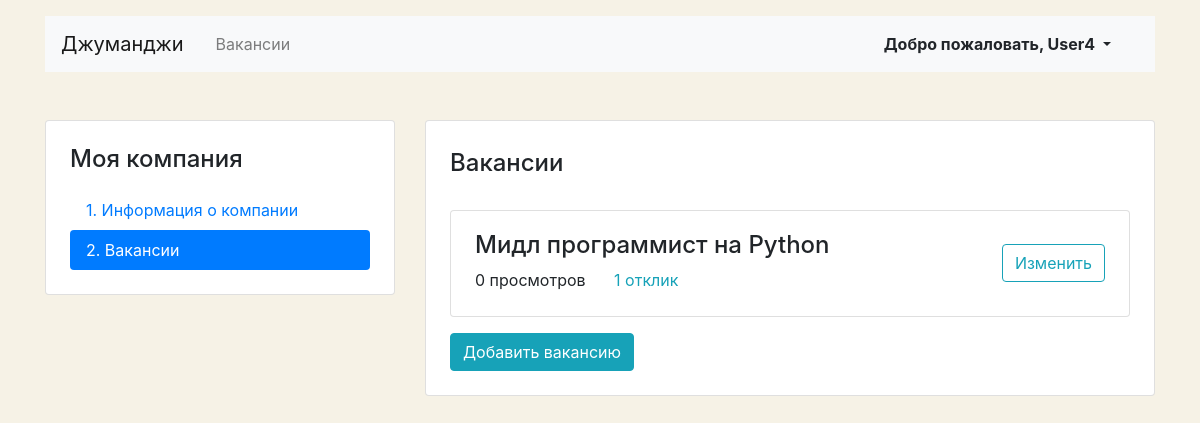
Page /mycompany/vacancies/ (signed in) on the earlier database version.
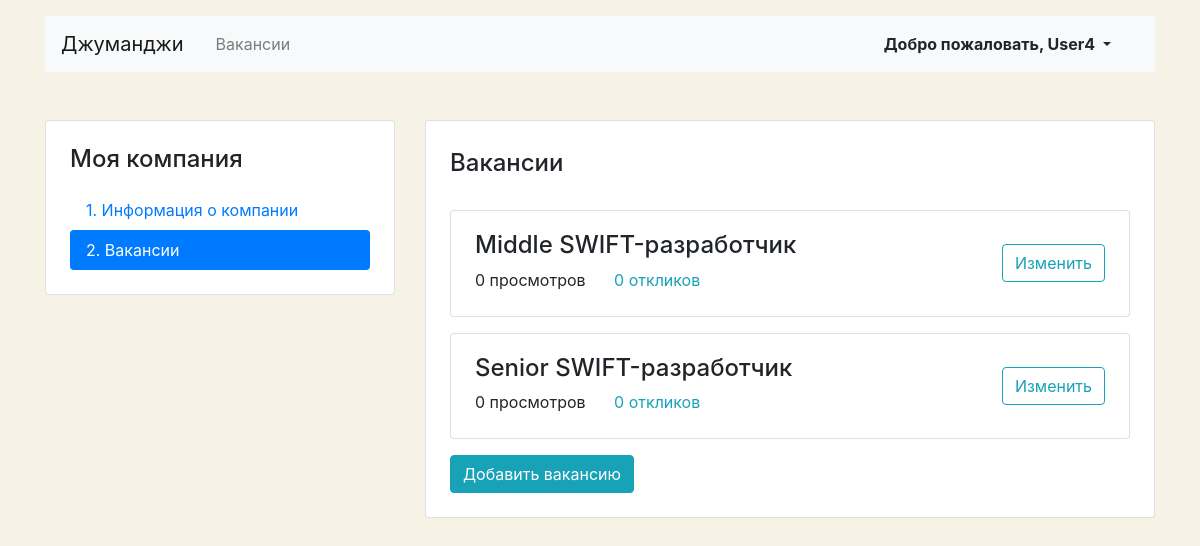
Same page on the later database version.
### vacancies/models.py (models this page shows, shortened)
class Vacancy(models.Model):
    title = models.CharField(max_length=100, verbose_name="Название")
    specialty = models.ForeignKey(Specialty, on_delete=models.PROTECT, verbose_name="Специальность",
                                  related_name="vacancies")
    company = models.ForeignKey(Company, on_delete=models.CASCADE, verbose_name="Компания", related_name="vacancies")
    skills = models.CharField(max_length=250, verbose_name="Требования")
    text = models.TextField(max_length=1000, verbose_name="Описание")
    salary_min = models.PositiveIntegerField(verbose_name="Зарплата от...")
    salary_max = models.PositiveIntegerField(verbose_name="Зарплата до...")
    published_at = models.DateField(auto_now_add=True, verbose_name="Дата публикации")
    views = models.IntegerField(default=0, verbose_name="Кол-во просмотров")
    class Meta:
        verbose_name = "Вакансия"
        verbose_name_plural = "Вакансии"
        ordering = ["-published_at"]

### vacancies/views.py (the view)
# urls.py: path("mycompany/vacancies/", views.MyVacanciesList.as_view(), name="my_vacancies"),
class MyVacanciesList(IfNoCompanyYet, ListView):
    template_name = "vacancies/my_vacancies_list.html"
    def get_queryset(self):
        return Vacancy.objects.filter(company=self.request.user.company).annotate(cnt=Count("applications"))

### vacancies/templatetags/vacancies_tags.py (called while the page is built)
@register.filter
def ru_pluralize(number: Union[int, str], arg: str = "вакансия,вакансии,вакансий"):
    nominative_singular, genitive_singular, genitive_plural = arg.split(",")
    number = abs(int(number))
    if 10 <= number % 100 <= 20:
        return f"{number} {genitive_plural}"
    if number % 10 == 1:
        return f"{number} {nominative_singular}"
    if 2 <= number % 10 <= 4:
        return f"{number} {genitive_singular}"
    return f"{number} {genitive_plural}"

### vacancies/views.py (called while the page is built)
    def test_func(self):
        return Company.objects.filter(owner=self.request.user).exists()

### vacancies/templates/vacancies/my_vacancies_list.html (shortened to what this page needs)
{% extends "base.html" %}
{% load vacancies_tags %}
{% block content %}
<main class="container mt-3 pb-5">
    <div class="row mt-5">
        {% include "vacancies/included/_sidebar.html" %}
        <div class="col-12 col-lg-8">
            <div class="card">
                <div class="card-body px-4 pb-4">
                    <section class="tab-pane fade show active">
                        <h2 class="h4 pt-2 pb-3">Вакансии</h2>
                        {% for vacancy in vacancy_list %}
                        <div class="card mt-3">
                            <div class="card-body px-4">
                                <div class="row align-items-center">
                                    <div class="col-6 col-lg-8">
                                        <h4>{{ vacancy.title }}</h4>
                                        <p class="mb-1">
                                            <span class="mr-4">{{ vacancy.views|ru_pluralize:"просмотр,просмотра,просмотров" }}</span>
                                            <a href="{% url 'vacancy_update' vacancy.pk  %}#applications" class="text-info">{{ vacancy.cnt|ru_pluralize:"отклик,отклика,откликов" }}</a>
                                        </p>
                                    </div>
                                    <div class="col-6 col-lg-4 text-right">
                                        <a href="{% url 'vacancy_update' vacancy.pk %}" class="btn btn-outline-info">Изменить</a>
                                    </div>
                                </div>
                            </div>
                        </div>
                        {% empty %}
                        <div class="alert alert-info" role="alert">У вас нет вакансий, но вы можете создать первую!</div>
                        {% endfor %}
                        <a href="{% url 'vacancy_create' %}" class="btn btn-info mt-3">Добавить вакансию</a>
                    </section>
                </div>
            </div>
        </div>
    </div>
</main>
{% endblock %}

Differences in the rows shown:
no longer on this page (row edited): Vacancy: title "Мидл программист на Python", views|ru_pluralize "0 просмотров", cnt|ru_pluralize "1 отклик"
now on this page (row edited): Vacancy: title "Middle SWIFT-разработчик", views|ru_pluralize "0 просмотров", cnt|ru_pluralize "0 откликов"
added Vacancy: title "Senior SWIFT-разработчик", views|ru_pluralize "0 просмотров", cnt|ru_pluralize "0 откликов"
